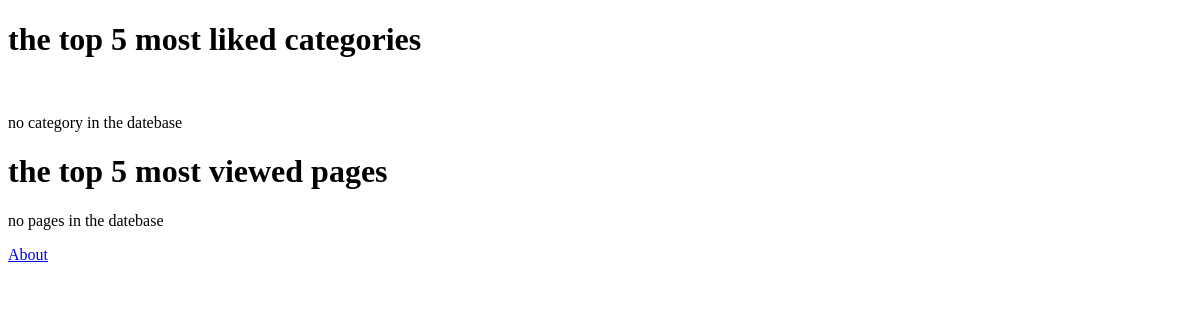
The page /rango/ on the database as committed earlier.
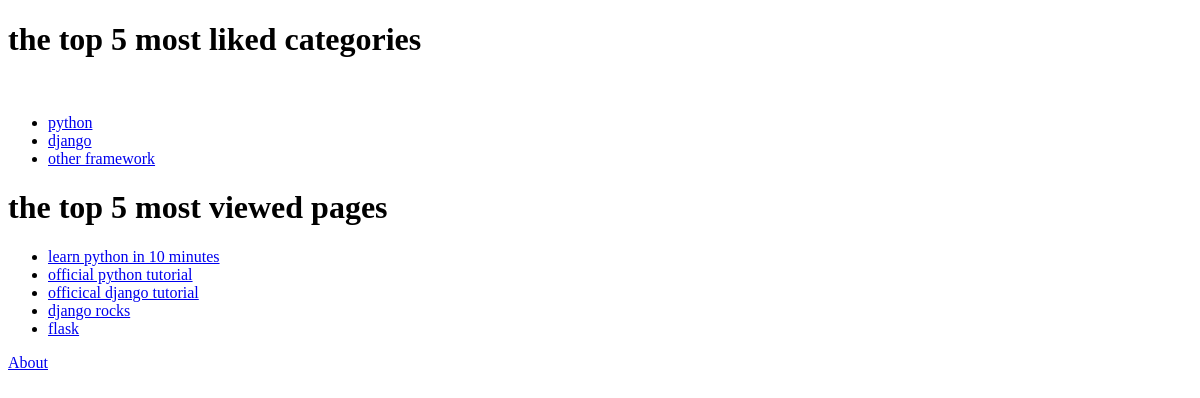
The same page on the database as committed later.
### rango/models.py (models this page shows, shortened)
class Category(models.Model):
	name=models.CharField(max_length=128,unique=True)
	views=models.IntegerField(default=0)
	likes=models.IntegerField(default=0)

class Page(models.Model):
	category=models.ForeignKey(Category)
	title=models.CharField(max_length=128)
	url=models.URLField()
	views=models.IntegerField(default=0)

### rango/views.py (the view)
def index(request):
	context=RequestContext(request)
	category_list=Category.objects.order_by('-likes')[:5]
	context_dict={'categories':category_list}
	for category in category_list:
		category.url=category.name.replace(' ','_')
	pages=Page.objects.order_by('-views')[:5]
	context_dict['pages']=pages
	return render(request,'rango/index.html',context_dict)

### rango/templates/rango/index.html (shortened to what this page needs)
<!DOCTYPE html>
{% load static %}
<html>
	<head>
	</head>
	<body>
		<h1>the top 5 most liked categories</h1><br />
		{% if categories %}
			<ul>
				{% for category in categories %}
					<li><a href="/rango/category/{{ category.url }}/">
					{{ category.name }}</a></li>
				{% endfor %}
			</ul>
		{% else %}
			<p>no category in the datebase</p>
		{% endif %}
		<h1>the top 5 most viewed pages</h1>
		{% if pages %}
			<ul>
				{% for page in pages %}
					<li><a href="{{ page.url }}">{{ page.title }}</a></li>
				{% endfor %}
			</ul>
		{% else %}
			<p>no pages in the datebase</p>
		{% endif %}
		<a href="/rango/about/">About</a><br />
	</body>
</html>

Rows that differ between the two databases and show on the page:
added Category: name "python"
added Category: name "django"
added Category: name "other framework"
added Page: title "learn python in 10 minutes"
added Page: title "official python tutorial"
added Page: title "officical django tutorial"
added Page: title "django rocks"
added Page: title "flask"
Other text that changed with them:
text no longer shown: "no category in the datebase no pages in the datebase"
